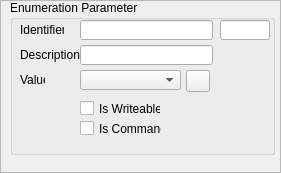
<?xml version="1.0" encoding="UTF-8"?>
<ui version="4.0">
 <class>EnumParameterView</class>
 <widget class="QFrame" name="EnumParameterView">
  <property name="geometry">
   <rect>
    <x>0</x>
    <y>0</y>
    <width>281</width>
    <height>173</height>
   </rect>
  </property>
  <property name="windowTitle">
   <string>Frame</string>
  </property>
  <property name="frameShape">
   <enum>QFrame::StyledPanel</enum>
  </property>
  <property name="frameShadow">
   <enum>QFrame::Raised</enum>
  </property>
  <widget class="QGroupBox" name="groupBox">
   <property name="geometry">
    <rect>
     <x>10</x>
     <y>0</y>
     <width>265</width>
     <height>155</height>
    </rect>
   </property>
   <property name="title">
    <string>Enumeration Parameter</string>
   </property>
   <property name="flat">
    <bool>false</bool>
   </property>
   <widget class="QLineEdit" name="numberText">
    <property name="geometry">
     <rect>
      <x>210</x>
      <y>20</y>
      <width>50</width>
      <height>20</height>
     </rect>
    </property>
    <property name="sizePolicy">
     <sizepolicy hsizetype="Fixed" vsizetype="Fixed">
      <horstretch>0</horstretch>
      <verstretch>0</verstretch>
     </sizepolicy>
    </property>
    <property name="maximumSize">
     <size>
      <width>50</width>
      <height>50</height>
     </size>
    </property>
    <property name="readOnly">
     <bool>true</bool>
    </property>
   </widget>
   <widget class="QLineEdit" name="descriptionText">
    <property name="geometry">
     <rect>
      <x>70</x>
      <y>45</y>
      <width>133</width>
      <height>20</height>
     </rect>
    </property>
    <property name="readOnly">
     <bool>false</bool>
    </property>
   </widget>
   <widget class="QLabel" name="label_2">
    <property name="geometry">
     <rect>
      <x>10</x>
      <y>45</y>
      <width>61</width>
      <height>20</height>
     </rect>
    </property>
    <property name="text">
     <string>Description</string>
    </property>
   </widget>
   <widget class="QLabel" name="label">
    <property name="geometry">
     <rect>
      <x>10</x>
      <y>20</y>
      <width>44</width>
      <height>20</height>
     </rect>
    </property>
    <property name="text">
     <string>Identifier</string>
    </property>
   </widget>
   <widget class="QCheckBox" name="isWriteableBox">
    <property name="geometry">
     <rect>
      <x>70</x>
      <y>100</y>
      <width>81</width>
      <height>17</height>
     </rect>
    </property>
    <property name="text">
     <string>Is Writeable</string>
    </property>
   </widget>
   <widget class="QCheckBox" name="isCommandCheckBox">
    <property name="geometry">
     <rect>
      <x>70</x>
      <y>120</y>
      <width>82</width>
      <height>17</height>
     </rect>
    </property>
    <property name="text">
     <string>Is Command</string>
    </property>
   </widget>
   <widget class="QLabel" name="label_6">
    <property name="geometry">
     <rect>
      <x>10</x>
      <y>70</y>
      <width>25</width>
      <height>20</height>
     </rect>
    </property>
    <property name="text">
     <string>Value</string>
    </property>
   </widget>
   <widget class="QComboBox" name="valueComboBox">
    <property name="geometry">
     <rect>
      <x>70</x>
      <y>70</y>
      <width>101</width>
      <height>20</height>
     </rect>
    </property>
   </widget>
   <widget class="QPushButton" name="editItemsButton">
    <property name="geometry">
     <rect>
      <x>176</x>
      <y>70</y>
      <width>24</width>
      <height>22</height>
     </rect>
    </property>
    <property name="sizePolicy">
     <sizepolicy hsizetype="Fixed" vsizetype="Fixed">
      <horstretch>0</horstretch>
      <verstretch>0</verstretch>
     </sizepolicy>
    </property>
    <property name="minimumSize">
     <size>
      <width>24</width>
      <height>22</height>
     </size>
    </property>
    <property name="maximumSize">
     <size>
      <width>24</width>
      <height>22</height>
     </size>
    </property>
    <property name="toolTip">
     <string>Edit Enumeration</string>
    </property>
    <property name="text">
     <string/>
    </property>
    <property name="icon">
     <iconset>
      <activeon>:/image/resources/ui-combo-box-edit.png</activeon>
     </iconset>
    </property>
   </widget>
   <widget class="QLineEdit" name="identifierText">
    <property name="geometry">
     <rect>
      <x>70</x>
      <y>20</y>
      <width>133</width>
      <height>20</height>
     </rect>
    </property>
    <property name="readOnly">
     <bool>true</bool>
    </property>
   </widget>
  </widget>
 </widget>
 <resources/>
 <connections>
  <connection>
   <sender>descriptionText</sender>
   <signal>editingFinished()</signal>
   <receiver>EnumParameterView</receiver>
   <slot>updateEntityDescription()</slot>
   <hints>
    <hint type="sourcelabel">
     <x>146</x>
     <y>54</y>
    </hint>
    <hint type="destinationlabel">
     <x>140</x>
     <y>86</y>
    </hint>
   </hints>
  </connection>
  <connection>
   <sender>isCommandCheckBox</sender>
   <signal>clicked()</signal>
   <receiver>EnumParameterView</receiver>
   <slot>updateEntityCommand()</slot>
   <hints>
    <hint type="sourcelabel">
     <x>120</x>
     <y>128</y>
    </hint>
    <hint type="destinationlabel">
     <x>140</x>
     <y>86</y>
    </hint>
   </hints>
  </connection>
  <connection>
   <sender>isWriteableBox</sender>
   <signal>clicked()</signal>
   <receiver>EnumParameterView</receiver>
   <slot>updateEntityWriteable()</slot>
   <hints>
    <hint type="sourcelabel">
     <x>120</x>
     <y>108</y>
    </hint>
    <hint type="destinationlabel">
     <x>140</x>
     <y>86</y>
    </hint>
   </hints>
  </connection>
  <connection>
   <sender>valueComboBox</sender>
   <signal>currentIndexChanged(int)</signal>
   <receiver>EnumParameterView</receiver>
   <slot>updateEntityValue(int)</slot>
   <hints>
    <hint type="sourcelabel">
     <x>130</x>
     <y>79</y>
    </hint>
    <hint type="destinationlabel">
     <x>140</x>
     <y>86</y>
    </hint>
   </hints>
  </connection>
 </connections>
 <slots>
  <slot>updateUi()</slot>
  <slot>updateEntityDescription()</slot>
  <slot>updateEntityWriteable()</slot>
  <slot>updateEntityCommand()</slot>
  <slot>updateEntityValue(int)</slot>
 </slots>
</ui>
